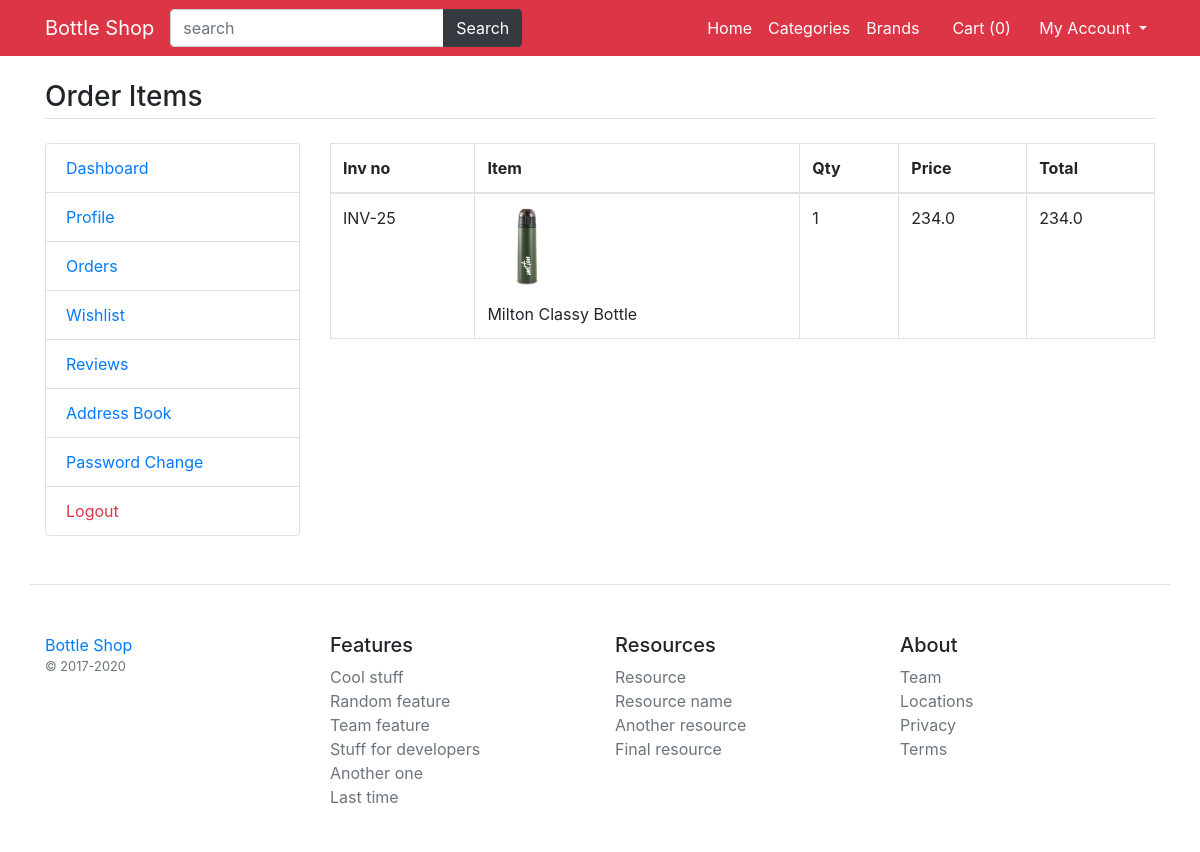
Page /my-orders-items/25 on the committed database.
### main/models.py (models this page shows, shortened)
class CartOrderItems(models.Model):
    order=models.ForeignKey(CartOrder,on_delete=models.CASCADE)
    invoice_no=models.CharField(max_length=150)
    item=models.CharField(max_length=150)
    image=models.CharField(max_length=150)
    qty=models.IntegerField()
    price=models.FloatField()
    total=models.FloatField()
    class Meta:
        verbose_name_plural='9. Order Items'

### main/views.py (the view)
# urls.py: path('my-orders-items/<int:id>',views.my_order_items, name='my_order_items'),
def my_order_items(request,id):
	order=CartOrder.objects.get(pk=id)
	orderitems=CartOrderItems.objects.filter(order=order).order_by('-id')
	return render(request, 'user/order-items.html',{'orderitems':orderitems})

### main/template_context.py (called while the page is built)
def get_filters(request):
	cats=Product.objects.distinct().values('category__title','category__id')
	brands=Product.objects.distinct().values('brand__title','brand__id')
	colors=ProductAttribute.objects.distinct().values('color__title','color__id','color__color_code')
	sizes=ProductAttribute.objects.distinct().values('size__title','size__id')
	minMaxPrice=ProductAttribute.objects.aggregate(Min('price'),Max('price'))
	data={
		'cats':cats,
		'brands':brands,
		'colors':colors,
		'sizes':sizes,
		'minMaxPrice':minMaxPrice,
	}
	return data

### main/templates/user/order-items.html
{% extends 'base.html' %}
{% load static %}
{% block content %}
<main class="container my-4">
	<h3 class="my-4 border-bottom pb-1">Order Items</h3>
	<div class="row">
		<div class="col-md-3">
			{% include 'user/user-sidebar.html' %}
		</div>
		<div class="col-md-9">
			<div class="table-responsive">
				<table class="table-bordered table">
					<thead>
						<tr>
							<th>Inv no</th>
							<th>Item</th>
							<th>Qty</th>
							<th>Price</th>
							<th>Total</th>
						</tr>
					</thead>
					<tbody>
						{% for item in orderitems %}
						<tr>
							<td>{{item.invoice_no}}</td>
							<td>
								<p><img src="/media/{{item.image}}" width="80" /></p>
								{{item.item}}
							</td>
							<td>{{item.qty}}</td>
							<td>{{item.price}}</td>
							<td>{{item.total}}</td>
						</tr>
						{% endfor %}
					</tbody>
				</table>
			</div>
		</div>
	</div>
</main>
{% endblock %}

### rows in the picture
CartOrderItems: invoice_no "INV-25", image (picture), item "Milton Classy Bottle", qty "1", price "234.0", total "234.0"

### other values in the picture
{{ request.session.cartdata|length }} "0"
